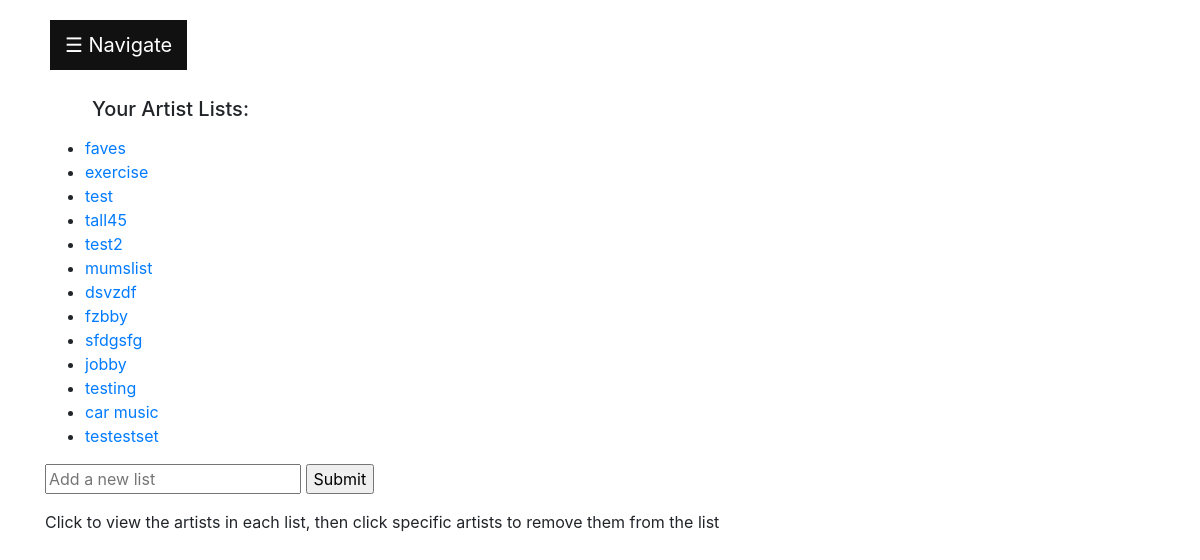
/artistslists/ (signed in), run on the app's committed database.
### spotifyassist/models.py (models this page shows)
class ArtistList(models.Model):
    list_name =  models.CharField(max_length=64)
    user = models.ForeignKey(User, on_delete=models.CASCADE)
    artists = models.ManyToManyField(Artist, blank=True, related_name="artists")
    def __str__(self):
        return self.list_name

### spotifyassist/views.py (the view)
# urls.py: path("artistslists/", views.ArtistLists, name="ArtistLists"),
@login_required
def ArtistLists(request):
    context = {
        "user" : request.user,
        "artistlists" : ArtistList.objects.filter(user=request.user),
        "artists" : Artist.objects.all()
    }
    return render(request, "spotifyassist/artistlist.html", context)

### spotifyassist/templates/spotifyassist/artistlist.html (shortened to what this page needs)
{% extends "spotifyassist/layout.html" %}
{% load static %}
{% block body %}
<div class="row">
    <div class="col-lg-9 col-sm-12" id="personalartistlists">
        <div id="artistlistlist">
            <ul>
                <h5 id="artistlisttitle">Your Artist Lists:</h5>
                {% for list in artistlists %}
                <li><a href="" class="list-link" id="{{list}}" data-artistlist="{{list}}">{{list}}</a></li>
                {% endfor %}
            </ul>
            <form id="addlist">
                <input type="text" autocomplete="off" autofocus placeholder="Add a new list" id="newlistquery">
                <input type="submit">
            </form>
        </div>
        <div>
            <p>Click to view the artists in each list, then click specific artists to remove them from the list</p>
        </div>
    </div>
</div>
{% endblock %}

### spotifyassist/static/spotifyassist/styles.css (style rules this page uses)
#artistlisttitle { padding: 7px; }

### data on the page
ArtistList: list_name "faves"
ArtistList: list_name "exercise"
ArtistList: list_name "test"
ArtistList: list_name "tall45"
ArtistList: list_name "test2"
ArtistList: list_name "mumslist"
ArtistList: list_name "dsvzdf"
ArtistList: list_name "fzbby"
ArtistList: list_name "sfdgsfg"
ArtistList: list_name "jobby"
ArtistList: list_name "testing"
ArtistList: list_name "car music"
ArtistList: list_name "testestset"
